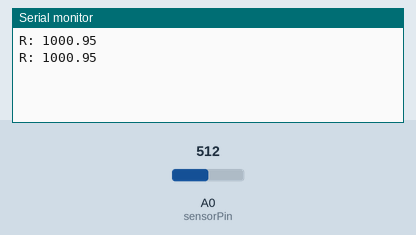
Bench run of a sketch on a simulated Arduino Uno, built with avr-gcc and run on an emulated ATmega328P. Parts: the last lines printed to the serial monitor. Inputs (shaded band) come from the test bench; at power-on: A0 (sensorPin) = 512.

Above: at 1.8 s.
1.9 s: A0 (sensorPin) set to 1010
At 2.8 s:
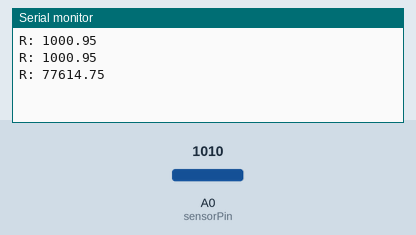
3.4 s: A0 (sensorPin) set to 1023
At 4.7 s:
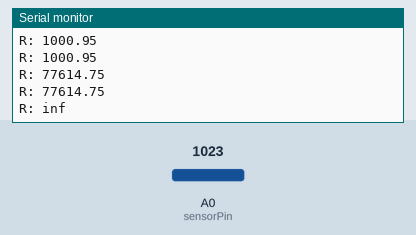

Measured:
- the behaviour switches between 1022 and 1023 on A0 (sensorPin) (found by bisection; images 1 and 2)
- after the input at 1.9 s, the serial monitor: prints a new line after 0.10 s (image 1)
- after the input at 3.4 s, the serial monitor: prints a new line after 0.60 s (image 2)

The sketch:

arduino_ohmmeter.ino
```cpp
const int sensorPin = A0;  // Analog input pin that senses Vout
int sensorValue = 0;       // sensorPin default value
float Vin = 5;             // Input voltage
float Vout = 0;            // Vout default value
float Rref = 999;          // Reference resistor's value in ohms (you can give this value in kiloohms or megaohms - the resistance of the tested resistor will be given in the same units)
float R = 0;               // Tested resistors default value

void setup ()
{
  Serial.begin(9600);      // Initialize serial communications at 9600 bps
}

void loop ()
{
  sensorValue = analogRead(sensorPin);  // Read Vout on analog input pin A0 (Arduino can sense from 0-1023, 1023 is 5V)
  Vout = (Vin * sensorValue) / 1023;    // Convert Vout to volts
  R = Rref * (1 / ((Vin / Vout) - 1));  // Formula to calculate tested resistor's value
  Serial.print("R: ");
  Serial.println(R);                    // Give calculated resistance in Serial Monitor
  delay(1000);                          // Delay in milliseconds between reeds
}
```
